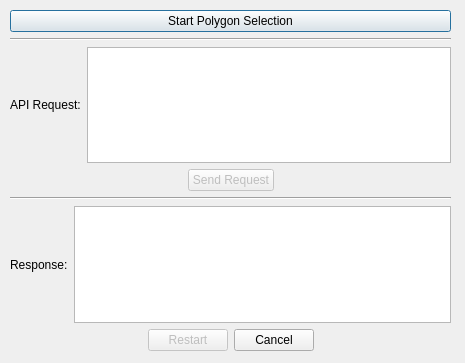
<?xml version="1.0" encoding="UTF-8"?>
<ui version="4.0">
 <class>Dialog</class>
 <widget class="QDialog" name="Dialog">
  <property name="geometry">
   <rect>
    <x>0</x>
    <y>0</y>
    <width>465</width>
    <height>363</height>
   </rect>
  </property>
  <property name="windowTitle">
   <string>QPegel</string>
  </property>
  <widget class="QWidget" name="verticalLayoutWidget">
   <property name="geometry">
    <rect>
     <x>10</x>
     <y>10</y>
     <width>441</width>
     <height>341</height>
    </rect>
   </property>
   <layout class="QVBoxLayout" name="verticalLayout">
    <item>
     <layout class="QHBoxLayout" name="horizontalLayout">
      <item>
       <widget class="QPushButton" name="pushButtonPolygon">
        <property name="text">
         <string>Start Polygon Selection</string>
        </property>
       </widget>
      </item>
     </layout>
    </item>
    <item>
     <widget class="Line" name="line">
      <property name="orientation">
       <enum>Qt::Orientation::Horizontal</enum>
      </property>
     </widget>
    </item>
    <item>
     <layout class="QHBoxLayout" name="horizontalLayout_3">
      <item>
       <widget class="QLabel" name="labelRequest">
        <property name="text">
         <string>API Request:</string>
        </property>
       </widget>
      </item>
      <item>
       <widget class="QTextEdit" name="textEditRequest">
        <property name="enabled">
         <bool>true</bool>
        </property>
       </widget>
      </item>
     </layout>
    </item>
    <item>
     <layout class="QHBoxLayout" name="horizontalLayout_2">
      <item>
       <spacer name="horizontalSpacer_2">
        <property name="orientation">
         <enum>Qt::Orientation::Horizontal</enum>
        </property>
        <property name="sizeHint" stdset="0">
         <size>
          <width>40</width>
          <height>20</height>
         </size>
        </property>
       </spacer>
      </item>
      <item>
       <widget class="QPushButton" name="pushButtonSend">
        <property name="enabled">
         <bool>false</bool>
        </property>
        <property name="text">
         <string>Send Request</string>
        </property>
       </widget>
      </item>
      <item>
       <spacer name="horizontalSpacer_3">
        <property name="orientation">
         <enum>Qt::Orientation::Horizontal</enum>
        </property>
        <property name="sizeHint" stdset="0">
         <size>
          <width>40</width>
          <height>20</height>
         </size>
        </property>
       </spacer>
      </item>
     </layout>
    </item>
    <item>
     <widget class="Line" name="line_2">
      <property name="orientation">
       <enum>Qt::Orientation::Horizontal</enum>
      </property>
     </widget>
    </item>
    <item>
     <layout class="QHBoxLayout" name="horizontalLayout_4">
      <item>
       <widget class="QLabel" name="labelResponse">
        <property name="text">
         <string>Response:</string>
        </property>
       </widget>
      </item>
      <item>
       <widget class="QTextEdit" name="textEditResponse">
        <property name="enabled">
         <bool>true</bool>
        </property>
       </widget>
      </item>
     </layout>
    </item>
    <item>
     <layout class="QHBoxLayout" name="horizontalLayout_8"/>
    </item>
    <item>
     <layout class="QHBoxLayout" name="horizontalLayout_7">
      <item>
       <spacer name="horizontalSpacer">
        <property name="orientation">
         <enum>Qt::Orientation::Horizontal</enum>
        </property>
        <property name="sizeHint" stdset="0">
         <size>
          <width>40</width>
          <height>20</height>
         </size>
        </property>
       </spacer>
      </item>
      <item>
       <widget class="QPushButton" name="pushButtonRestart">
        <property name="enabled">
         <bool>false</bool>
        </property>
        <property name="text">
         <string>Restart</string>
        </property>
       </widget>
      </item>
      <item>
       <widget class="QPushButton" name="pushButtonClose">
        <property name="text">
         <string>Cancel</string>
        </property>
       </widget>
      </item>
      <item>
       <spacer name="horizontalSpacer_6">
        <property name="orientation">
         <enum>Qt::Orientation::Horizontal</enum>
        </property>
        <property name="sizeHint" stdset="0">
         <size>
          <width>40</width>
          <height>20</height>
         </size>
        </property>
       </spacer>
      </item>
     </layout>
    </item>
   </layout>
  </widget>
 </widget>
 <resources/>
 <connections/>
</ui>
